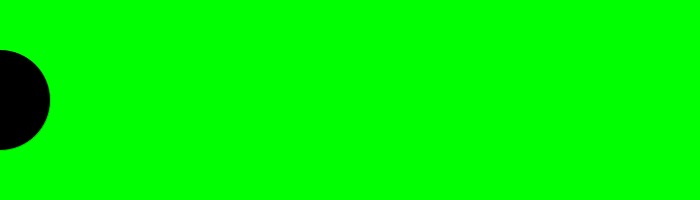
Frame 1 (no input)
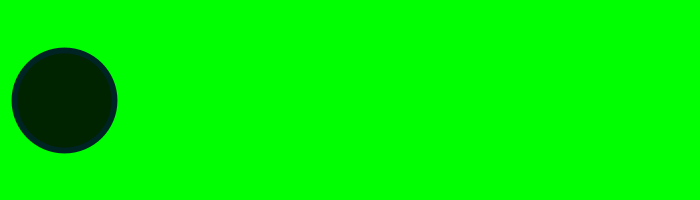
Frame 60 (the mouse pressed at the canvas centre just before this capture)
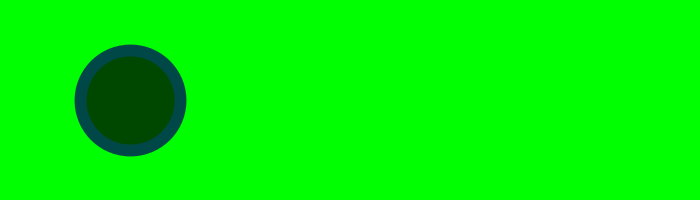
Frame 120 (the mouse held since frame 60 and released just before this capture)

The Processing sketch that drew these frames (run headless with seeded random() and noise(); from frame 60 on, the mouse is pressed at the canvas centre):

// Processing sketch: aula06_g1_exe7
// ── aula06_g1_exe7.pde
void setup(){
  size(700,200);
}
float x=0; float g=0; float s=0;
void draw(){
  background(0,255,0);
  fill(0,g,0);
  stroke(0,g,g);
  strokeWeight(s);
  ellipse(x,100,100,100);
  x=x+1.1;
  g=g+0.6;
  s=s+0.1;
}
